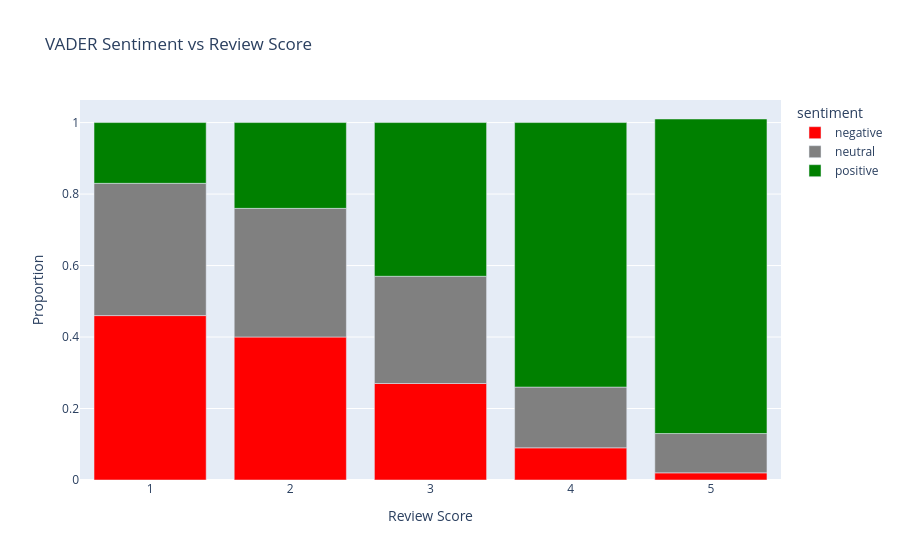

Notebook source saved alongside this figure:
### Markdown cell above
<br> 

**Observations:**  
VADER captures the general sentiment trend well, negative sentiment dominates 1-2 star reviews while positive sentiment dominates 4-5 star reviews. 
- However, 1 and 2 star reviews show a surprisingly high neutral proportion (36-37%), suggesting VADER struggles with factual complaints like "The product has not arrived yet" which carries no emotionally charged words despite being clearly negative.
- It does better however with 4 and 5 star reviews (74%, 88%) positive sentiment, with small (17%, 11%) neutral sentiment. Reviews like "Arrived on time" are tagged as neutral, because there is no "positive" words in it, even though the sentiment is positive leaning.

### Code cell
crosstab = pd.crosstab(df_model['review_score'],df_model['vader_sentiment'], normalize='index').round(2).reset_index()
crosstab_melted = crosstab.melt(id_vars='review_score', var_name='sentiment', value_name='proportion')

fig = px.bar(
    crosstab_melted,
    x='review_score',
    y='proportion',
    color='sentiment',
    color_discrete_map={'positive': 'green', 'neutral': 'gray', 'negative': 'red'},
    title='VADER Sentiment vs Review Score',
    labels={'review_score': 'Review Score', 'proportion': 'Proportion'}
)
fig.show()

### Figure 1 — Plotly figure (JSON) as saved in the notebook; plotly's stock layout.template omitted (floating-point values rounded to 4 significant figures)
{"data": [{"alignmentgroup": "True", "hovertemplate": "sentiment=negative<br>Review Score=%{x}<br>Proportion=%{y}<extra></extra>", "legendgroup": "negative", "marker": {"color": "red", "pattern": {"shape": ""}}, "name": "negative", "offsetgroup": "negative", "orientation": "v", "showlegend": true, "textposition": "auto", "type": "bar", "x": [1, 2, 3, 4, 5], "xaxis": "x", "y": [0.46, 0.4, 0.27, 0.09, 0.02], "yaxis": "y"}, {"alignmentgroup": "True", "hovertemplate": "sentiment=neutral<br>Review Score=%{x}<br>Proportion=%{y}<extra></extra>", "legendgroup": "neutral", "marker": {"color": "gray", "pattern": {"shape": ""}}, "name": "neutral", "offsetgroup": "neutral", "orientation": "v", "showlegend": true, "textposition": "auto", "type": "bar", "x": [1, 2, 3, 4, 5], "xaxis": "x", "y": [0.37, 0.36, 0.3, 0.17, 0.11], "yaxis": "y"}, {"alignmentgroup": "True", "hovertemplate": "sentiment=positive<br>Review Score=%{x}<br>Proportion=%{y}<extra></extra>", "legendgroup": "positive", "marker": {"color": "green", "pattern": {"shape": ""}}, "name": "positive", "offsetgroup": "positive", "orientation": "v", "showlegend": true, "textposition": "auto", "type": "bar", "x": [1, 2, 3, 4, 5], "xaxis": "x", "y": [0.17, 0.24, 0.43, 0.74, 0.88], "yaxis": "y"}], "layout": {"barmode": "relative", "legend": {"title": {"text": "sentiment"}, "tracegroupgap": 0}, "title": {"text": "VADER Sentiment vs Review Score"}, "xaxis": {"anchor": "y", "domain": [0, 1], "title": {"text": "Review Score"}}, "yaxis": {"anchor": "x", "domain": [0, 1], "title": {"text": "Proportion"}}}}
